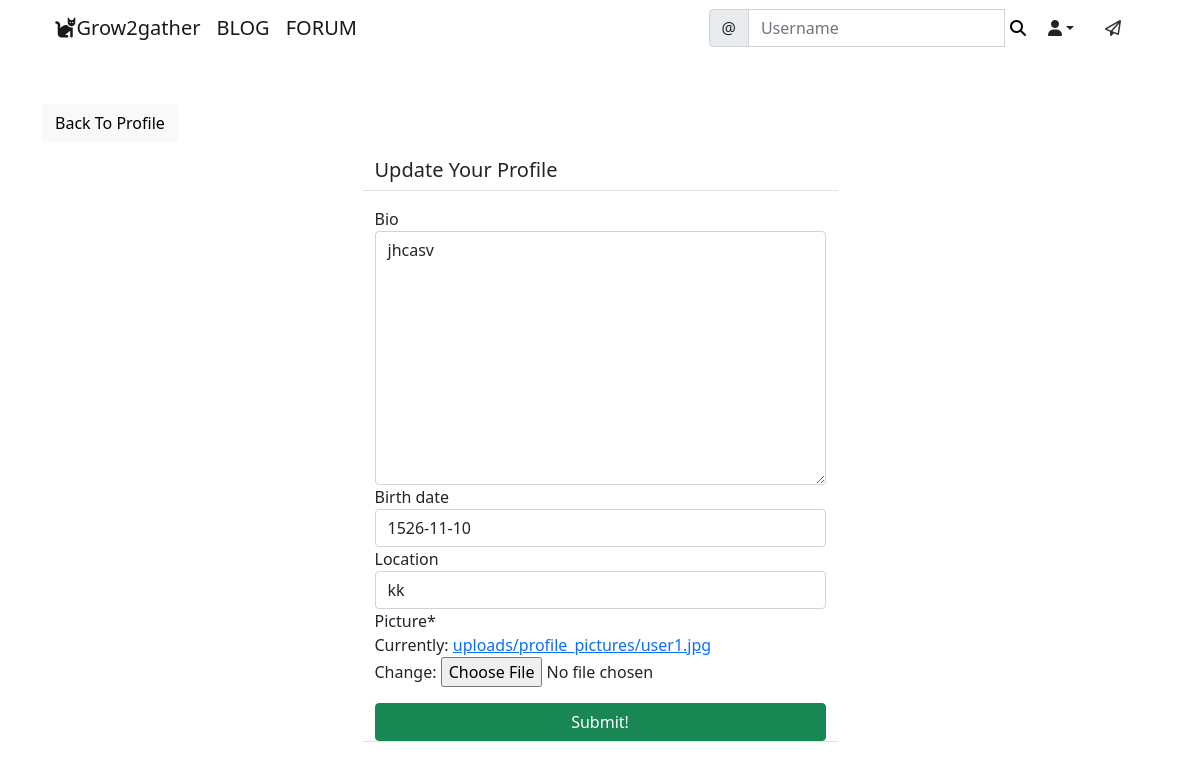
Screenshot of /profile/edit/1/ (signed in) with the database file from the repository.
### accounts/models.py (models this page shows)
class UserProfile(models.Model):
    user=models.OneToOneField(User,primary_key=True,verbose_name='user',related_name='profile',on_delete=models.CASCADE)
    name=models.CharField(max_length=30,blank=True,null=True)
    bio=models.TextField(max_length=500,blank=True,null=True)
    birth_date=models.DateField(null=True,blank=True)
    location=models.CharField(max_length=100,blank=True,null=True)
    picture=models.ImageField(upload_to='uploads/profile_pictures',default='uploads/profile_pictures/default.jpg')
    followers=models.ManyToManyField(User,blank=True,related_name='followers')

### accounts/views.py (the view, shortened to what this page needs)
# urls.py: path('profile/edit/<int:pk>/',ProfileEditView.as_view(),name='profile-edit'),
class ProfileEditView(LoginRequiredMixin,UserPassesTestMixin,UpdateView):
    model=UserProfile
    fields=['bio','birth_date','location','picture']
    template_name='accounts/profile_edit.html'
    def test_func(self):
        profile=self.get_object()
        return self.request.user == profile.user

### templates/accounts/profile_edit.html (shortened to what this page needs)
{% extends 'base.html' %}
{% load crispy_forms_tags %}
{% block content %}
<div class="container">
    <div class="row mt-5">
        <div class="col-md-5 col-sm-6">
            <a href="{% url 'profile' object.pk %}" class="btn btn-light">Back To Profile</a>
        </div>
    </div>
    <div class="row justify-content-center mt-3">
        <div class="col-md-5 col-sm-12 border-bottom">
            <h5>Update Your Profile</h5>
        </div>
    </div>
    <div class="row justify-content-center mt-3 mb-5">
        <div class="col-md-5 col-sm-12 border-bottom">
            <form method="POST" enctype="multipart/form-data">
                {{ form | crispy }}
                <div class="d-grid gap-2">
                    <button class="btn btn-success mt-3">Submit!</button>
                </div>
            </form>
        </div>
    </div>
</div>
{% endblock content %}

### rows the page displays
UserProfile: bio "jhcasv", birth_date "1526-11-10", location "kk"
